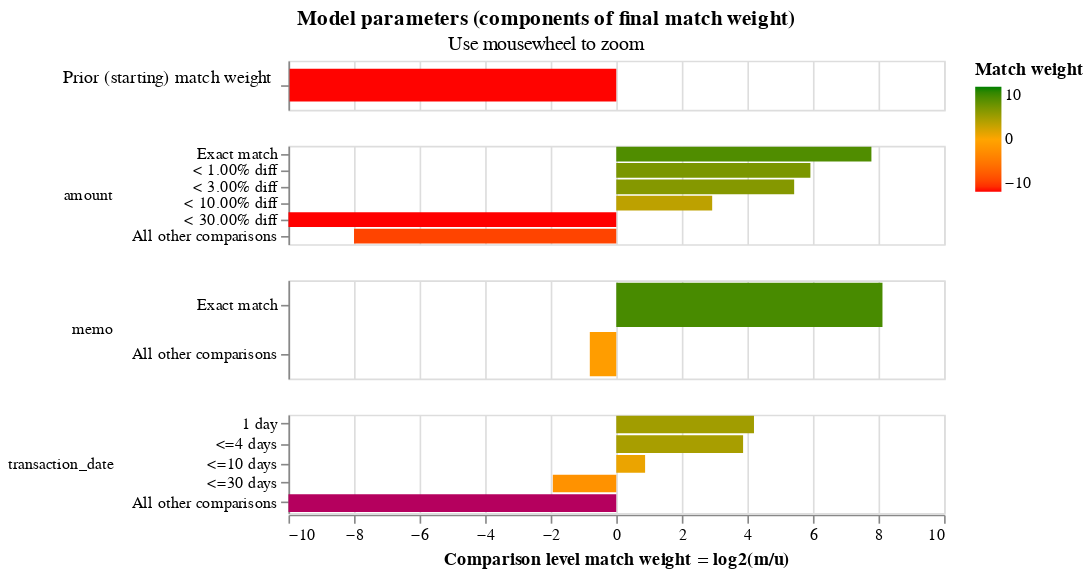

Write notebook code for a chart like this one.
### Code cell
linker.match_weights_chart()

### Figure 1 — Vega-Lite specification as saved in the notebook (floating-point values rounded to 4 significant figures)
{"$schema": "https://vega.github.io/schema/vega-lite/v5.2.json", "config": {"header": {"title": null}, "mark": {"tooltip": null}, "title": {"anchor": "middle"}, "view": {"height": 60, "width": 400}}, "data": {"values": [{"bayes_factor": 0.001001, "bayes_factor_description": "The probability that two random records drawn at random match is 0.001 or one in  1,000.0 records.This is equivalent to a starting match weight of -9.964.", "comparison_name": "probability_two_random_records_match", "comparison_sort_order": -1, "comparison_vector_value": 0, "has_tf_adjustments": false, "is_null_level": false, "label_for_charts": "", "log2_bayes_factor": -9.964, "m_probability": null, "m_probability_description": null, "max_comparison_vector_value": 0, "probability_two_random_records_match": 0.001, "sql_condition": null, "tf_adjustment_column": null, "tf_adjustment_weight": null, "u_probability": null, "u_probability_description": null}, {"bayes_factor": 220.3, "bayes_factor_description": "If comparison level is `exact match` then comparison is 220.35 times more likely to be a match", "comparison_name": "amount", "comparison_sort_order": 0, "comparison_vector_value": 5, "has_tf_adjustments": false, "is_null_level": false, "label_for_charts": "Exact match", "log2_bayes_factor": 7.784, "m_probability": 0.2452, "m_probability_description": "Amongst matching record comparisons, 24.52% of records are in the exact match comparison level", "max_comparison_vector_value": 5, "probability_two_random_records_match": 0.001, "sql_condition": "\"amount_l\" = \"amount_r\"", "tf_adjustment_column": null, "tf_adjustment_weight": 1, "u_probability": 0.001113, "u_probability_description": "Amongst non-matching record comparisons, 0.11% of records are in the exact match comparison level"}, {"bayes_factor": 60.64, "bayes_factor_description": "If comparison level is `< 1.00% diff` then comparison is 60.64 times more likely to be a match", "comparison_name": "amount", "comparison_sort_order": 0, "comparison_vector_value": 4, "has_tf_adjustments": false, "is_null_level": false, "label_for_charts": "< 1.00% diff", "log2_bayes_factor": 5.922, "m_probability": 0.2267, "m_probability_description": "Amongst matching record comparisons, 22.67% of records are in the < 1.00% diff comparison level", "max_comparison_vector_value": 5, "probability_two_random_records_match": 0.001, "sql_condition": "(abs(\"amount_l\" - \"amount_r\")/\n        (case\n            when \"amount_r\" > \"amount_l\"\n            then \"amount_r\"\n            else \"amount_l\"\n        end))\n        < 0.01", "tf_adjustment_column": null, "tf_adjustment_weight": 1, "u_probability": 0.003738, "u_probability_description": "Amongst non-matching record comparisons, 0.37% of records are in the < 1.00% diff comparison level"}, {"bayes_factor": 43.02, "bayes_factor_description": "If comparison level is `< 3.00% diff` then comparison is 43.02 times more likely to be a match", "comparison_name": "amount", "comparison_sort_order": 0, "comparison_vector_value": 3, "has_tf_adjustments": false, "is_null_level": false, "label_for_charts": "< 3.00% diff", "log2_bayes_factor": 5.427, "m_probability": 0.3183, "m_probability_description": "Amongst matching record comparisons, 31.83% of records are in the < 3.00% diff comparison level", "max_comparison_vector_value": 5, "probability_two_random_records_match": 0.001, "sql_condition": "(abs(\"amount_l\" - \"amount_r\")/\n        (case\n            when \"amount_r\" > \"amount_l\"\n            then \"amount_r\"\n            else \"amount_l\"\n        end))\n        < 0.03", "tf_adjustment_column": null, "tf_adjustment_weight": 1, "u_probability": 0.007398, "u_probability_description": "Amongst non-matching record comparisons, 0.74% of records are in the < 3.00% diff comparison level"}, {"bayes_factor": 7.601, "bayes_factor_description": "If comparison level is `< 10.00% diff` then comparison is 7.60 times more likely to be a match", "comparison_name": "amount", "comparison_sort_order": 0, "comparison_vector_value": 2, "has_tf_adjustments": false, "is_null_level": false, "label_for_charts": "< 10.00% diff", "log2_bayes_factor": 2.926, "m_probability": 0.2063, "m_probability_description": "Amongst matching record comparisons, 20.63% of records are in the < 10.00% diff comparison level", "max_comparison_vector_value": 5, "probability_two_random_records_match": 0.001, "sql_condition": "(abs(\"amount_l\" - \"amount_r\")/\n        (case\n            when \"amount_r\" > \"amount_l\"\n            then \"amount_r\"\n            else \"amount_l\"\n        end))\n        < 0.1", "tf_adjustment_column": null, "tf_adjustment_weight": 1, "u_probability": 0.02715, "u_probability_description": "Amongst non-matching record comparisons, 2.71% of records are in the < 10.00% diff comparison level"}, {"bayes_factor": 0.0009478, "bayes_factor_description": "If comparison level is `< 30.00% diff` then comparison is  1,055.04 times less likely to be a match", "comparison_name": "amount", "comparison_sort_order": 0, "comparison_vector_value": 1, "has_tf_adjustments": false, "is_null_level": false, "label_for_charts": "< 30.00% diff", "log2_bayes_factor": -10.04, "m_probability": 8.497e-05, "m_probability_description": "Amongst matching record comparisons, 0.01% of records are in the < 30.00% diff comparison level", "max_comparison_vector_value": 5, "probability_two_random_records_match": 0.001, "sql_condition": "(abs(\"amount_l\" - \"amount_r\")/\n        (case\n            when \"amount_r\" > \"amount_l\"\n            then \"amount_r\"\n            else \"amount_l\"\n        end))\n        < 0.3", "tf_adjustment_column": null, "tf_adjustment_weight": 1, "u_probability": 0.08965, "u_probability_description": "Amongst non-matching record comparisons, 8.96% of records are in the < 30.00% diff comparison level"}, {"bayes_factor": 0.003906, "bayes_factor_description": "If comparison level is `all other comparisons` then comparison is  256.02 times less likely to be a match", "comparison_name": "amount", "comparison_sort_order": 0, "comparison_vector_value": 0, "has_tf_adjustments": false, "is_null_level": false, "label_for_charts": "All other comparisons", "log2_bayes_factor": -8.0, "m_probability": 0.003402, "m_probability_description": "Amongst matching record comparisons, 0.34% of records are in the all other comparisons comparison level", "max_comparison_vector_value": 5, "probability_two_random_records_match": 0.001, "sql_condition": "ELSE", "tf_adjustment_column": null, "tf_adjustment_weight": 1, "u_probability": 0.871, "u_probability_description": "Amongst non-matching record comparisons, 87.10% of records are in the all other comparisons comparison level"}, {"bayes_factor": 278.4, "bayes_factor_description": "If comparison level is `exact match` then comparison is 278.40 times more likely to be a match", "comparison_name": "memo", "comparison_sort_order": 1, "comparison_vector_value": 1, "has_tf_adjustments": false, "is_null_level": false, "label_for_charts": "Exact match", "log2_bayes_factor": 8.121, "m_probability": 0.4293, "m_probability_description": "Amongst matching record comparisons, 42.93% of records are in the exact match comparison level", "max_comparison_vector_value": 1, "probability_two_random_records_match": 0.001, "sql_condition": "\"memo_l\" = \"memo_r\"", "tf_adjustment_column": null, "tf_adjustment_weight": 1, "u_probability": 0.001542, "u_probability_description": "Amongst non-matching record comparisons, 0.15% of records are in the exact match comparison level"}, {"bayes_factor": 0.5716, "bayes_factor_description": "If comparison level is `all other comparisons` then comparison is  1.75 times less likely to be a match", "comparison_name": "memo", "comparison_sort_order": 1, "comparison_vector_value": 0, "has_tf_adjustments": false, "is_null_level": false, "label_for_charts": "All other comparisons", "log2_bayes_factor": -0.807, "m_probability": 0.5707, "m_probability_description": "Amongst matching record comparisons, 57.07% of records are in the all other comparisons comparison level", "max_comparison_vector_value": 1, "probability_two_random_records_match": 0.001, "sql_condition": "ELSE", "tf_adjustment_column": null, "tf_adjustment_weight": 1, "u_probability": 0.9985, "u_probability_description": "Amongst non-matching record comparisons, 99.85% of records are in the all other comparisons comparison level"}, {"bayes_factor": 18.4, "bayes_factor_description": "If comparison level is `1 day` then comparison is 18.40 times more likely to be a match", "comparison_name": "transaction_date", "comparison_sort_order": 2, "comparison_vector_value": 4, "has_tf_adjustments": false, "is_null_level": false, "label_for_charts": "1 day", "log2_bayes_factor": 4.201, "m_probability": 0.4026, "m_probability_description": "Amongst matching record comparisons, 40.26% of records are in the 1 day comparison level", "max_comparison_vector_value": 4, "probability_two_random_records_match": 0.001, "sql_condition": "transaction_date_r - transaction_date_l <= 1 and transaction_date_r >= transaction_date_l", "tf_adjustment_column": null, "tf_adjustment_weight": 1, "u_probability": 0.02189, "u_probability_description": "Amongst non-matching record comparisons, 2.19% of records are in the 1 day comparison level"}, {"bayes_factor": 14.61, "bayes_factor_description": "If comparison level is `<=4 days` then comparison is 14.61 times more likely to be a match", "comparison_name": "transaction_date", "comparison_sort_order": 2, "comparison_vector_value": 3, "has_tf_adjustments": false, "is_null_level": false, "label_for_charts": "<=4 days", "log2_bayes_factor": 3.869, "m_probability": 0.4481, "m_probability_description": "Amongst matching record comparisons, 44.81% of records are in the <=4 days comparison level", "max_comparison_vector_value": 4, "probability_two_random_records_match": 0.001, "sql_condition": "transaction_date_r - transaction_date_l <= 4 and transaction_date_r >= transaction_date_l", "tf_adjustment_column": null, "tf_adjustment_weight": 1, "u_probability": 0.03066, "u_probability_description": "Amongst non-matching record comparisons, 3.07% of records are in the <=4 days comparison level"}, {"bayes_factor": 1.84, "bayes_factor_description": "If comparison level is `<=10 days` then comparison is 1.84 times more likely to be a match", "comparison_name": "transaction_date", "comparison_sort_order": 2, "comparison_vector_value": 2, "has_tf_adjustments": false, "is_null_level": false, "label_for_charts": "<=10 days", "log2_bayes_factor": 0.8798, "m_probability": 0.1073, "m_probability_description": "Amongst matching record comparisons, 10.73% of records are in the <=10 days comparison level", "max_comparison_vector_value": 4, "probability_two_random_records_match": 0.001, "sql_condition": "transaction_date_r - transaction_date_l <= 10 and transaction_date_r >= transaction_date_l", "tf_adjustment_column": null, "tf_adjustment_weight": 1, "u_probability": 0.05831, "u_probability_description": "Amongst non-matching record comparisons, 5.83% of records are in the <=10 days comparison level"}, {"bayes_factor": 0.2615, "bayes_factor_description": "If comparison level is `<=30 days` then comparison is  3.82 times less likely to be a match", "comparison_name": "transaction_date", "comparison_sort_order": 2, "comparison_vector_value": 1, "has_tf_adjustments": false, "is_null_level": false, "label_for_charts": "<=30 days", "log2_bayes_factor": -1.935, "m_probability": 0.04196, "m_probability_description": "Amongst matching record comparisons, 4.20% of records are in the <=30 days comparison level", "max_comparison_vector_value": 4, "probability_two_random_records_match": 0.001, "sql_condition": "transaction_date_r - transaction_date_l <= 30 and transaction_date_r >= transaction_date_l", "tf_adjustment_column": null, "tf_adjustment_weight": 1, "u_probability": 0.1605, "u_probability_description": "Amongst non-matching record comparisons, 16.05% of records are in the <=30 days comparison level"}, {"bayes_factor": 3.186e-09, "bayes_factor_description": "If comparison level is `all other comparisons` then comparison is  313,915,633.50 times less likely to be a match", "comparison_name": "transaction_date", "comparison_sort_order": 2, "comparison_vector_value": 0, "has_tf_adjustments": false, "is_null_level": false, "label_for_charts": "All other comparisons", "log2_bayes_factor": -28.23, "m_probability": 2.321e-09, "m_probability_description": "Amongst matching record comparisons, 0.00% of records are in the all other comparisons comparison level", "max_comparison_vector_value": 4, "probability_two_random_records_match": 0.001, "sql_condition": "ELSE", "tf_adjustment_column": null, "tf_adjustment_weight": 1, "u_probability": 0.7287, "u_probability_description": "Amongst non-matching record comparisons, 72.87% of records are in the all other comparisons comparison level"}]}, "resolve": {"axis": {"y": "independent"}, "scale": {"y": "independent"}}, "selection": {"zoom_selector": {"bind": "scales", "encodings": ["x"], "type": "interval"}}, "title": {"subtitle": "Use mousewheel to zoom", "text": "Model parameters (components of final match weight)"}, "vconcat": [{"encoding": {"color": {"field": "log2_bayes_factor", "scale": {"domain": [-10, 0, 10], "range": ["red", "orange", "green"]}, "title": "Match weight", "type": "quantitative"}, "tooltip": [{"field": "comparison_name", "title": "Comparison name", "type": "nominal"}, {"field": "probability_two_random_records_match", "format": ".4f", "title": "Probability two random records match", "type": "nominal"}, {"field": "log2_bayes_factor", "format": ",.4f", "title": "Equivalent match weight", "type": "quantitative"}, {"field": "bayes_factor_description", "title": "Match weight description", "type": "nominal"}], "x": {"axis": {"domain": false, "labels": false, "ticks": false, "title": ""}, "field": "log2_bayes_factor", "scale": {"domain": [-10, 10]}, "type": "quantitative"}, "y": {"axis": {"title": "Prior (starting) match weight", "titleAlign": "right", "titleAngle": 0, "titleFontWeight": "normal"}, "field": "label_for_charts", "sort": {"field": "comparison_vector_value", "order": "descending"}, "type": "nominal"}}, "height": 30, "mark": {"clip": true, "height": 20, "type": "bar"}, "selection": {"zoom_selector": {"bind": "scales", "encodings": ["x"], "type": "interval"}}, "transform": [{"filter": "(datum.comparison_name == 'probability_two_random_records_match')"}]}, {"encoding": {"color": {"field": "log2_bayes_factor", "scale": {"domain": [-10, 0, 10], "range": ["red", "orange", "green"]}, "title": "Match weight", "type": "quantitative"}, "row": {"field": "comparison_name", "header": {"labelAlign": "left", "labelAnchor": "middle", "labelAngle": 0}, "sort": {"field": "comparison_sort_order"}, "type": "nominal"}, "tooltip": [{"field": "comparison_name", "title": "Comparison name", "type": "nominal"}, {"field": "label_for_charts", "title": "Label", "type": "ordinal"}, {"field": "sql_condition", "title": "SQL condition", "type": "nominal"}, {"field": "m_probability", "format": ".4f", "title": "M probability", "type": "quantitative"}, {"field": "u_probability", "format": ".4f", "title": "U probability", "type": "quantitative"}, {"field": "bayes_factor", "format": ",.4f", "title": "Bayes factor = m/u", "type": "quantitative"}, {"field": "log2_bayes_factor", "format": ",.4f", "title": "Match weight = log2(m/u)", "type": "quantitative"}, {"field": "bayes_factor_description", "title": "Match weight description", "type": "nominal"}], "x": {"axis": {"title": "Comparison level match weight = log2(m/u)"}, "field": "log2_bayes_factor", "scale": {"domain": [-10, 10]}, "type": "quantitative"}, "y": {"axis": {"title": null}, "field": "label_for_charts", "sort": {"field": "comparison_vector_value", "order": "descending"}, "type": "nominal"}}, "mark": {"clip": true, "type": "bar"}, "resolve": {"axis": {"y": "independent"}, "scale": {"y": "independent"}}, "selection": {"zoom_selector": {"bind": "scales", "encodings": ["x"], "type": "interval"}}, "transform": [{"filter": "(datum.comparison_name != 'probability_two_random_records_match')"}]}]}
